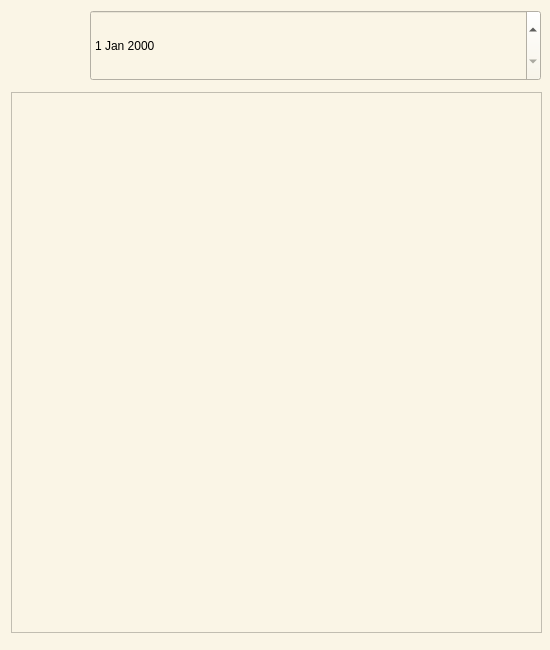
<?xml version="1.0" encoding="UTF-8"?>
<ui version="4.0">
 <class>NoteWindow</class>
 <widget class="QMainWindow" name="NoteWindow">
  <property name="geometry">
   <rect>
    <x>0</x>
    <y>0</y>
    <width>550</width>
    <height>650</height>
   </rect>
  </property>
  <property name="minimumSize">
   <size>
    <width>550</width>
    <height>650</height>
   </size>
  </property>
  <property name="maximumSize">
   <size>
    <width>550</width>
    <height>650</height>
   </size>
  </property>
  <property name="windowTitle">
   <string>MainWindow</string>
  </property>
  <property name="layoutDirection">
   <enum>Qt::LeftToRight</enum>
  </property>
  <widget class="QWidget" name="NoteWindow_2">
   <property name="styleSheet">
    <string notr="true">background-color: rgb(250, 245, 230);</string>
   </property>
   <widget class="QTextEdit" name="textEdit">
    <property name="geometry">
     <rect>
      <x>11</x>
      <y>92</y>
      <width>531</width>
      <height>541</height>
     </rect>
    </property>
    <property name="styleSheet">
     <string notr="true">font: 12pt &quot;Segoe UI&quot;;</string>
    </property>
   </widget>
   <widget class="QDateEdit" name="dateEdit">
    <property name="geometry">
     <rect>
      <x>90</x>
      <y>10</y>
      <width>451</width>
      <height>71</height>
     </rect>
    </property>
    <property name="styleSheet">
     <string notr="true">font: 16pt &quot;Segoe UI&quot;;</string>
    </property>
   </widget>
   <widget class="QLabel" name="saveButton">
    <property name="geometry">
     <rect>
      <x>10</x>
      <y>10</y>
      <width>61</width>
      <height>62</height>
     </rect>
    </property>
    <property name="text">
     <string/>
    </property>
    <property name="pixmap">
     <pixmap>saveIcon.png</pixmap>
    </property>
   </widget>
  </widget>
 </widget>
 <resources/>
 <connections/>
</ui>
